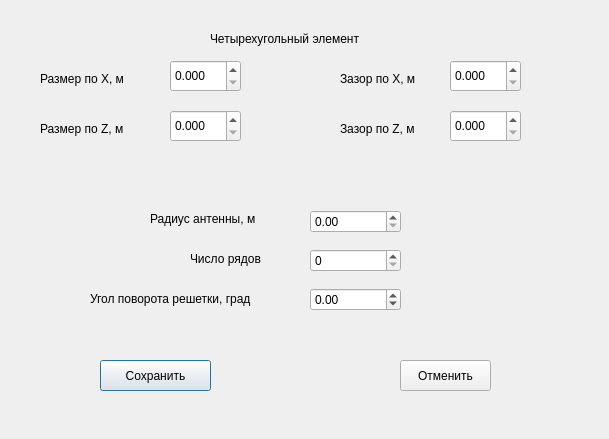
<?xml version="1.0" encoding="UTF-8"?>
<ui version="4.0">
 <class>Antenna_Array_Parameters</class>
 <widget class="QDialog" name="Antenna_Array_Parameters">
  <property name="geometry">
   <rect>
    <x>0</x>
    <y>0</y>
    <width>609</width>
    <height>439</height>
   </rect>
  </property>
  <property name="windowTitle">
   <string>Геометрические параметры</string>
  </property>
  <widget class="QLabel" name="label">
   <property name="geometry">
    <rect>
     <x>40</x>
     <y>70</y>
     <width>101</width>
     <height>18</height>
    </rect>
   </property>
   <property name="text">
    <string>Размер по X, м</string>
   </property>
  </widget>
  <widget class="QLabel" name="label_2">
   <property name="geometry">
    <rect>
     <x>40</x>
     <y>120</y>
     <width>101</width>
     <height>18</height>
    </rect>
   </property>
   <property name="text">
    <string>Размер по Z, м</string>
   </property>
  </widget>
  <widget class="QLabel" name="label_3">
   <property name="geometry">
    <rect>
     <x>340</x>
     <y>70</y>
     <width>91</width>
     <height>18</height>
    </rect>
   </property>
   <property name="text">
    <string>Зазор по X, м</string>
   </property>
  </widget>
  <widget class="QLabel" name="label_4">
   <property name="geometry">
    <rect>
     <x>340</x>
     <y>120</y>
     <width>101</width>
     <height>18</height>
    </rect>
   </property>
   <property name="text">
    <string>Зазор по Z, м</string>
   </property>
  </widget>
  <widget class="QLabel" name="label_5">
   <property name="geometry">
    <rect>
     <x>150</x>
     <y>210</y>
     <width>131</width>
     <height>18</height>
    </rect>
   </property>
   <property name="text">
    <string>Радиус антенны, м</string>
   </property>
  </widget>
  <widget class="QLabel" name="label_6">
   <property name="geometry">
    <rect>
     <x>190</x>
     <y>250</y>
     <width>91</width>
     <height>18</height>
    </rect>
   </property>
   <property name="text">
    <string>Число рядов</string>
   </property>
  </widget>
  <widget class="QLabel" name="label_7">
   <property name="geometry">
    <rect>
     <x>90</x>
     <y>290</y>
     <width>201</width>
     <height>18</height>
    </rect>
   </property>
   <property name="text">
    <string>Угол поворота решетки, град</string>
   </property>
  </widget>
  <widget class="QLabel" name="label_8">
   <property name="geometry">
    <rect>
     <x>210</x>
     <y>30</y>
     <width>181</width>
     <height>18</height>
    </rect>
   </property>
   <property name="text">
    <string>Четырехугольный элемент</string>
   </property>
  </widget>
  <widget class="QPushButton" name="pushButton">
   <property name="geometry">
    <rect>
     <x>100</x>
     <y>360</y>
     <width>111</width>
     <height>31</height>
    </rect>
   </property>
   <property name="text">
    <string>Сохранить</string>
   </property>
  </widget>
  <widget class="QPushButton" name="pushButton_2">
   <property name="geometry">
    <rect>
     <x>400</x>
     <y>360</y>
     <width>91</width>
     <height>31</height>
    </rect>
   </property>
   <property name="text">
    <string>Отменить</string>
   </property>
  </widget>
  <widget class="QDoubleSpinBox" name="doubleSpinBox">
   <property name="geometry">
    <rect>
     <x>170</x>
     <y>60</y>
     <width>71</width>
     <height>32</height>
    </rect>
   </property>
   <property name="locale">
    <locale language="English" country="UnitedStates"/>
   </property>
   <property name="decimals">
    <number>3</number>
   </property>
   <property name="maximum">
    <double>1.000000000000000</double>
   </property>
   <property name="singleStep">
    <double>0.001000000000000</double>
   </property>
  </widget>
  <widget class="QDoubleSpinBox" name="doubleSpinBox_2">
   <property name="geometry">
    <rect>
     <x>170</x>
     <y>110</y>
     <width>71</width>
     <height>32</height>
    </rect>
   </property>
   <property name="locale">
    <locale language="English" country="UnitedStates"/>
   </property>
   <property name="decimals">
    <number>3</number>
   </property>
   <property name="maximum">
    <double>1.000000000000000</double>
   </property>
   <property name="singleStep">
    <double>0.001000000000000</double>
   </property>
  </widget>
  <widget class="QDoubleSpinBox" name="doubleSpinBox_3">
   <property name="geometry">
    <rect>
     <x>450</x>
     <y>60</y>
     <width>71</width>
     <height>32</height>
    </rect>
   </property>
   <property name="locale">
    <locale language="English" country="Kenya"/>
   </property>
   <property name="decimals">
    <number>3</number>
   </property>
   <property name="maximum">
    <double>0.100000000000000</double>
   </property>
   <property name="singleStep">
    <double>0.001000000000000</double>
   </property>
  </widget>
  <widget class="QDoubleSpinBox" name="doubleSpinBox_4">
   <property name="geometry">
    <rect>
     <x>450</x>
     <y>110</y>
     <width>71</width>
     <height>32</height>
    </rect>
   </property>
   <property name="locale">
    <locale language="English" country="Kenya"/>
   </property>
   <property name="decimals">
    <number>3</number>
   </property>
   <property name="maximum">
    <double>0.100000000000000</double>
   </property>
   <property name="singleStep">
    <double>0.001000000000000</double>
   </property>
  </widget>
  <widget class="QWidget" name="layoutWidget">
   <property name="geometry">
    <rect>
     <x>310</x>
     <y>200</y>
     <width>91</width>
     <height>121</height>
    </rect>
   </property>
   <layout class="QVBoxLayout" name="verticalLayout">
    <item>
     <widget class="QDoubleSpinBox" name="doubleSpinBox_5">
      <property name="locale">
       <locale language="English" country="UnitedStates"/>
      </property>
      <property name="maximum">
       <double>1.000000000000000</double>
      </property>
      <property name="singleStep">
       <double>0.010000000000000</double>
      </property>
     </widget>
    </item>
    <item>
     <widget class="QSpinBox" name="spinBox">
      <property name="maximum">
       <number>20</number>
      </property>
     </widget>
    </item>
    <item>
     <widget class="QDoubleSpinBox" name="doubleSpinBox_7">
      <property name="locale">
       <locale language="English" country="UnitedStates"/>
      </property>
      <property name="minimum">
       <double>-180.000000000000000</double>
      </property>
      <property name="maximum">
       <double>180.000000000000000</double>
      </property>
     </widget>
    </item>
   </layout>
  </widget>
 </widget>
 <resources/>
 <connections/>
</ui>
